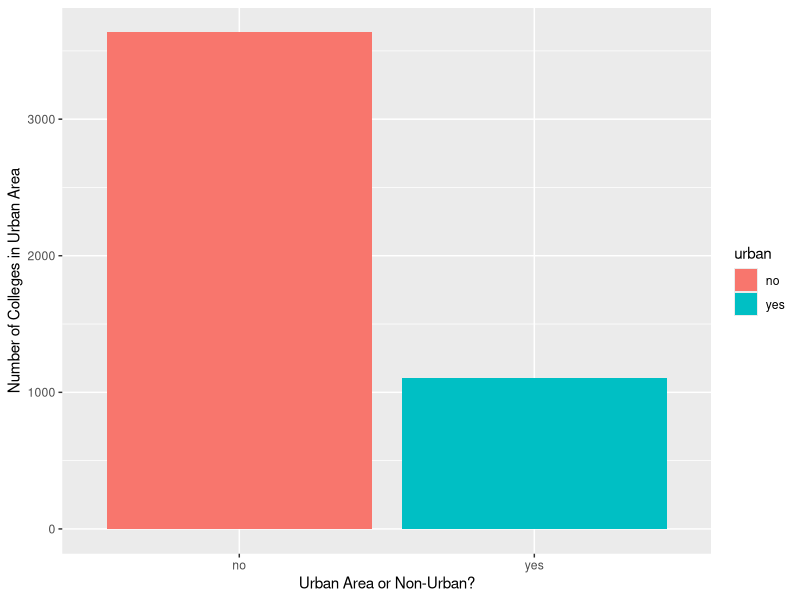
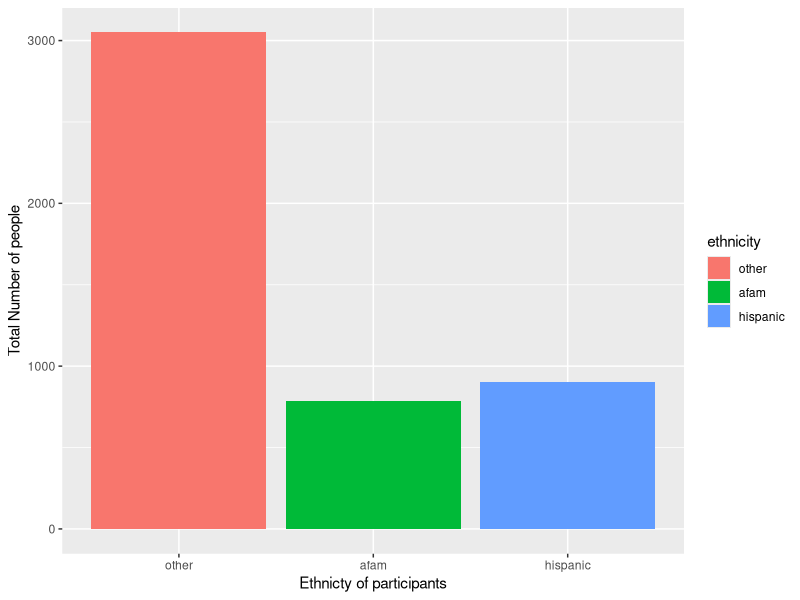
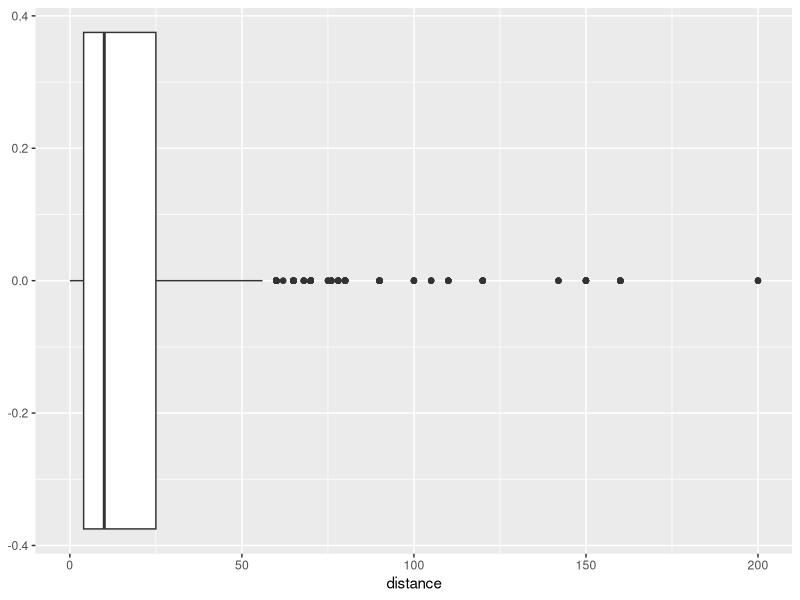
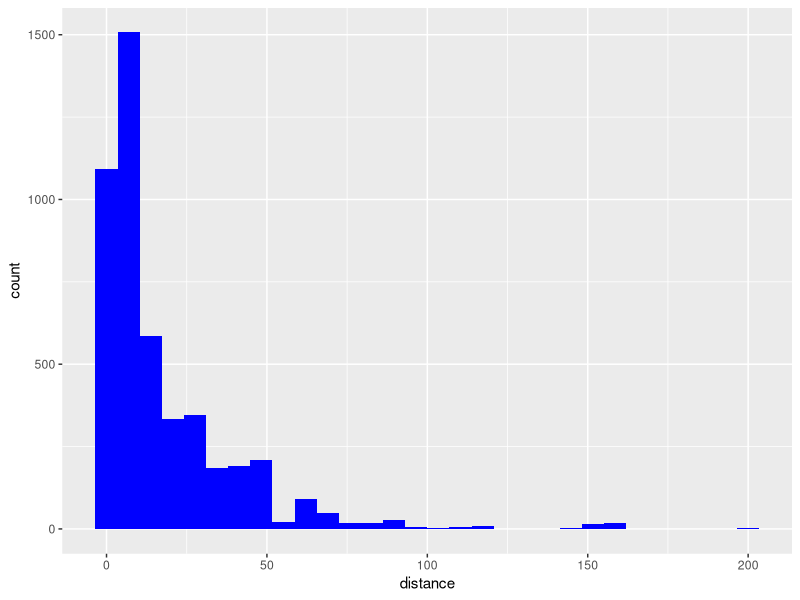
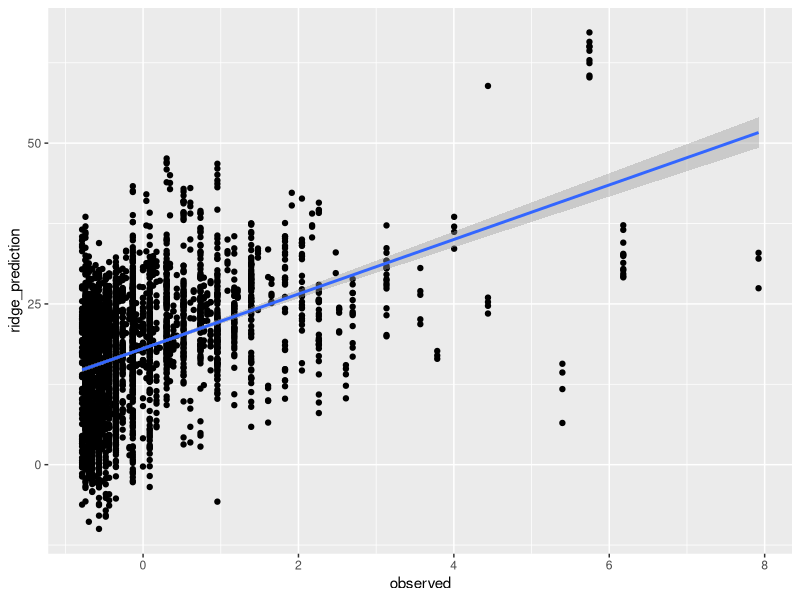
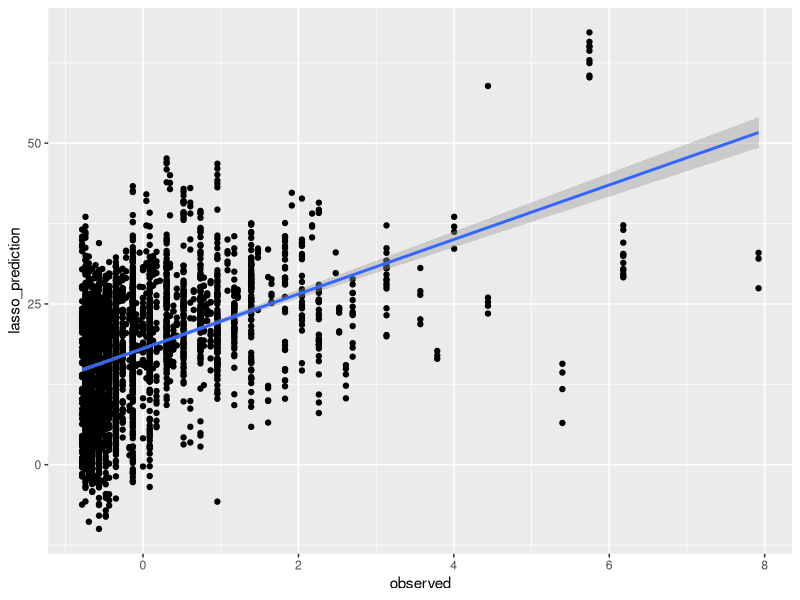
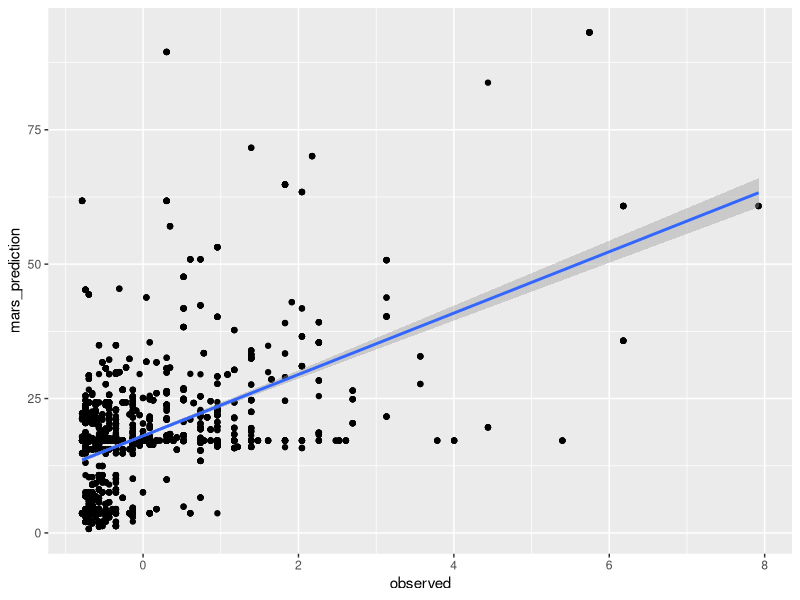

Write the R code that produced these figures, in order.
## ---- chunk 1
library(knitr)
knitr::opts_chunk$set(echo = TRUE, warning=FALSE, message=FALSE)
library(tidyverse)
library(caret)
library(ggplot2)
library(AER)
library(RColorBrewer)
library(dplyr)
## ---- chunk 2
data("CollegeDistance")
CollegeDistance <- CollegeDistance %>% mutate(distance = distance * 10)
CollegeDistance %>% ggplot(aes(x = urban)) + geom_bar(aes(fill = urban))+xlab("Urban Area or Non-Urban?") + ylab("Number of Colleges in Urban Area")
CollegeDistance %>% ggplot(aes(x = ethnicity)) + geom_bar(aes(fill = ethnicity))+xlab("Ethnicty of participants") + ylab("Total Number of people")
CollegeDistance %>% ggplot(aes(x = distance)) + geom_boxplot()
## ---- chunk 3
CollegeDistance %>% ggplot(aes(x = distance)) + geom_histogram(fill = "Blue")

set.seed(366)
trainIndex = createDataPartition(CollegeDistance$distance, p = 0.7, list = FALSE, times = 1)
Train = CollegeDistance[trainIndex,]
Test = CollegeDistance[-trainIndex,]

preprocess = preProcess(CollegeDistance, method = c("center", "scale"))
TrainTransformed = predict(preprocess, Train)
TestTransformed = predict(preprocess, Test)
## ---- chunk 4
model_lr = train(distance~., data = Train, method = "lm")
summary(model_lr)
## ---- chunk 5
model_lr
## ---- chunk 6
alpha = 0
lambda = seq(from = 0, to = 200, length = 11)
grid = expand.grid(alpha, lambda)
colnames(grid) = c("alpha", "lambda")

model_ridge = train(distance~.,data = Train, method = "glmnet", tuneGrid = grid)
model_ridge

ridge_prediction <-predict(model_ridge, newdata = Train)

prediction <- tibble(ridge_prediction = ridge_prediction, observed = TrainTransformed$distance)


prediction %>% ggplot(aes(x = observed, y = ridge_prediction)) + geom_point() + geom_smooth(method = "lm")
## ---- chunk 7
alpha = 0
lambda = seq(from = 0, to = 1, length = 11)
grid = expand.grid(alpha, lambda)
colnames(grid) = c("alpha", "lambda")

model_lasso = train(distance~.,data = Train, method = "glmnet", tuneGrid = grid)
model_lasso

lasso_prediction <- predict(model_lasso, newdata = Train)

prediction <- tibble(lasso_prediction = lasso_prediction, observed = TrainTransformed$distance)

prediction %>% ggplot(aes(x = observed, y = lasso_prediction)) + geom_point() + geom_smooth(method = "lm")
## ---- chunk 8
nprune = 4:5
degree = 1:2
grid = expand.grid(nprune, degree)
colnames(grid) = c("nprune", "degree")
model_mars = train(distance~.,data = Train, method = "earth",tuneGrid = grid )
summary(model_mars)

mars_prediction <- predict(model_mars, newdata = Train)

prediction <- tibble(mars_prediction = mars_prediction, observed = TrainTransformed$distance)

prediction %>% ggplot(aes(x = observed, y = mars_prediction)) + geom_point() + geom_smooth(method = "lm")
## ---- chunk 9
R2(predict(model_ridge, Train), Train$distance)
R2(predict(model_lasso, Train), Train$distance)
R2(predict(model_mars, Train), Train$distance)

R2(predict(model_ridge, Test), Test$distance)
R2(predict(model_lasso, Test), Test$distance)
R2(predict(model_mars, Test), Test$distance)
